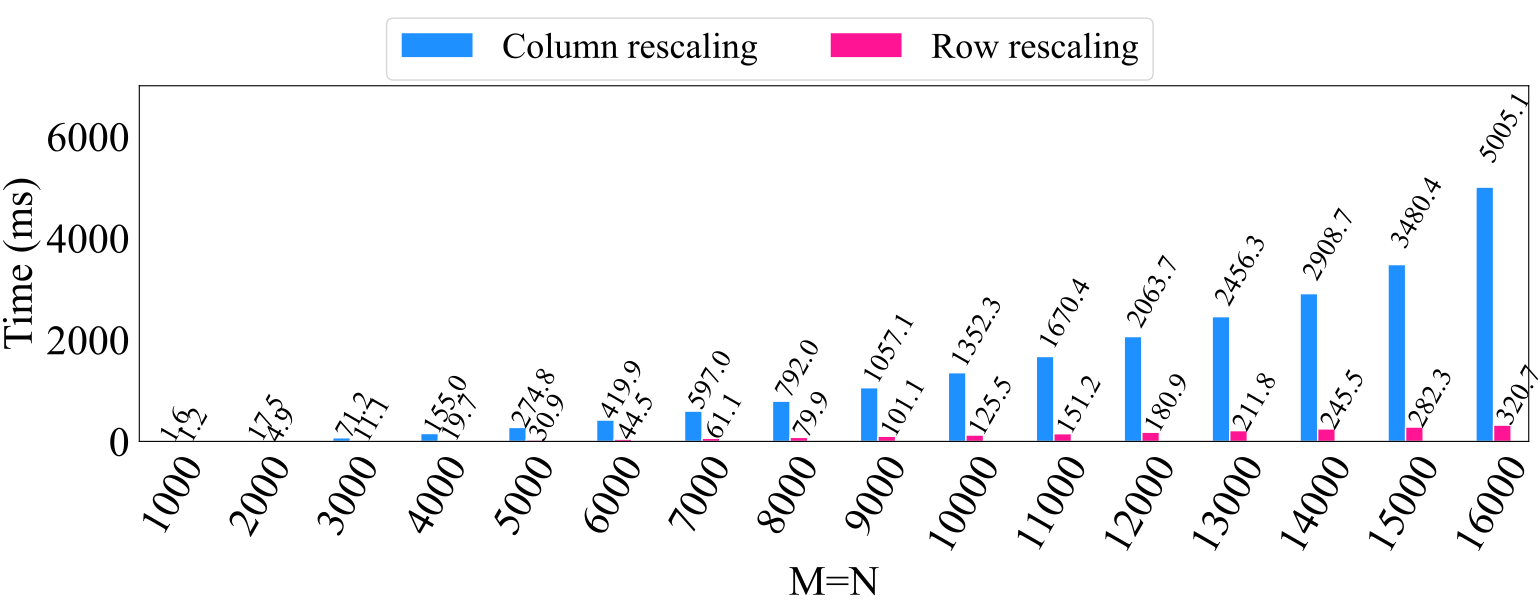

The Python source for this figure:
import numpy as np
from matplotlib import pyplot as plt
from pylab import *

plt.rc('font', family='Times New Roman', size=30)

def autolabel(rects,Num=1.1,rotation1=60,NN=1):
	for rect in rects:
		height = rect.get_height()
		plt.text(rect.get_x()-0.1+rect.get_width()/2., Num*height, '%s' % float(height*NN),rotation=60, fontsize=20)

def draw_Histogram():

	fig = plt.figure(figsize=(16,6))

	bx = fig.add_subplot(1,1,1)
	x = [1,2,3,4,5,6,7,8,9,10,11,12,13,14,15,16]
	Y1 = [1.6, 17.5, 71.2, 154.985000, 274.758000, 419.859000, 597.037000, 792.007000, 1057.074000, 1352.325000, 1670.358000, 2063.701000, 2456.290000, 2908.714000, 3480.444000, 5005.144000,]
	Y2 = [1.2, 4.9, 11.1, 19.7, 30.9, 44.5, 61.1, 79.9, 101.1, 125.5, 151.156000, 180.887000, 211.828000, 245.496000, 282.349000, 320.720000,]
	for num in range (0,len(Y1)):
		Y1[num]=round(Y1[num],1)
	for num in range (0,len(Y2)):
		Y2[num]=round(Y2[num],1)
	index = np.arange(16)+1  
	bar_width = 0.2
	opacity = 1.0
	rec1 = plt.bar(index-bar_width*0.5,Y1,bar_width,alpha=opacity,facecolor = 'dodgerblue',edgecolor = 'white',label='Column rescaling')
	rec2 = plt.bar(index+bar_width*0.5,Y2,bar_width,alpha=opacity,facecolor = 'deeppink',edgecolor = 'white',label='Row rescaling')

	autolabel(rec1)
	autolabel(rec2)
	
	plt.ylim(0,7000)
	plt.xlim(0.6,16.4)
	plt.xticks(x ,['1000','2000','3000','4000','5000','6000','7000','8000','9000','10000','11000','12000','13000','14000','15000','16000'],rotation=60) 
	bx.tick_params(left=False, bottom=False)
	plt.xlabel('M=N')  
	plt.ylabel('Time (ms)') 

	lines, labels = fig.axes[-1].get_legend_handles_labels()	
	fig.legend(lines, labels, loc = 'upper center', ncol = 6, fontsize=26)
	
	# plt.suptitle('Title')
	plt.show()

draw_Histogram()
